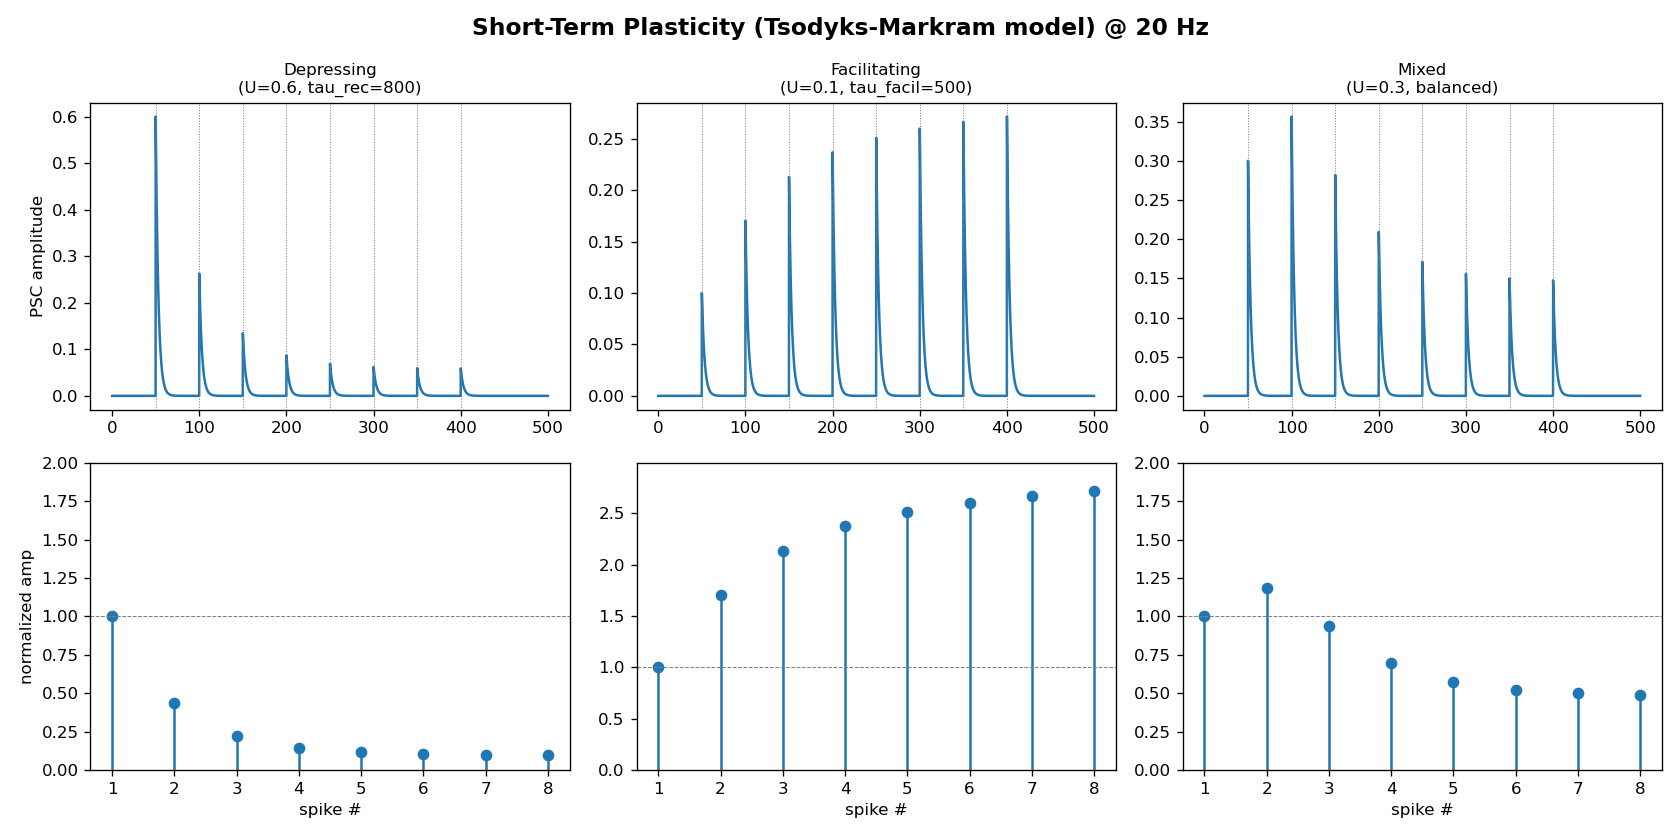

This chart was generated by the following Python code:
"""
01_STP_TsodyksMarkram.py
------------------------------------------------------------
단기 가소성 (Short-Term Plasticity, STP) - Tsodyks-Markram 모델

시냅스 전 뉴런이 연속으로 스파이크를 보낼 때, 신경전달물질의
가용 자원(resource)과 방출 확률(utilization)이 동적으로 변하여
시냅스 후 반응(PSC)이 점점 커지거나(facilitation) 작아지는(depression)
현상을 재현한다.

상태 변수
  u : 방출 확률 (utilization).  facilitation 에 의해 증가
  x : 가용 자원 비율 (0~1). 방출 후 소모되고 tau_rec 로 회복
스파이크 발생 시:
  u  <- u + U*(1-u)         (촉진)
  dI <- A * u * x           (PSC 진폭)
  x  <- x - u*x             (자원 소모)
스파이크 사이에는 u 와 x 가 각각 tau_facil, tau_rec 로 이완.
------------------------------------------------------------
"""
import numpy as np
import matplotlib.pyplot as plt


def simulate_tm(spike_times, U, tau_rec, tau_facil, A=1.0, t_max=500.0, dt=0.1):
    """Tsodyks-Markram STP 시뮬레이션. PSC 진폭 시계열을 반환."""
    t = np.arange(0, t_max, dt)
    psc = np.zeros_like(t)          # 시냅스 후 전류 파형
    amps = []                       # 각 스파이크의 PSC 진폭

    u = 0.0
    x = 1.0
    last_spk = None
    tau_decay = 3.0                 # PSC 자체의 감쇠 시정수 (ms)

    for spk in spike_times:
        if last_spk is None:
            u = U
        else:
            dt_spk = spk - last_spk
            # 스파이크 사이 이완
            u = u * np.exp(-dt_spk / tau_facil)
            x = 1.0 - (1.0 - x) * np.exp(-dt_spk / tau_rec)
            u = u + U * (1.0 - u)   # 촉진
        amp = A * u * x             # 이번 스파이크 진폭
        x = x - u * x               # 자원 소모
        amps.append(amp)
        # PSC 파형에 지수 감쇠 이벤트 추가
        idx = t >= spk
        psc[idx] += amp * np.exp(-(t[idx] - spk) / tau_decay)
        last_spk = spk

    return t, psc, np.array(amps)


def main():
    # 20 Hz 자극열 (50 ms 간격, 8발)
    spike_times = np.arange(50, 50 + 8 * 50, 50, dtype=float)

    # 세 가지 시냅스 유형: depression / facilitation / 혼합
    configs = {
        "Depressing\n(U=0.6, tau_rec=800)":   dict(U=0.6, tau_rec=800, tau_facil=10),
        "Facilitating\n(U=0.1, tau_facil=500)": dict(U=0.1, tau_rec=100, tau_facil=500),
        "Mixed\n(U=0.3, balanced)":            dict(U=0.3, tau_rec=300, tau_facil=300),
    }

    fig, axes = plt.subplots(2, 3, figsize=(14, 7))
    fig.suptitle("Short-Term Plasticity (Tsodyks-Markram model) @ 20 Hz",
                 fontsize=14, fontweight="bold")

    for col, (name, p) in enumerate(configs.items()):
        t, psc, amps = simulate_tm(spike_times, **p)

        # 윗줄: PSC 파형
        ax = axes[0, col]
        ax.plot(t, psc, color="tab:blue")
        for s in spike_times:
            ax.axvline(s, color="gray", ls=":", lw=0.6)
        ax.set_title(name, fontsize=10)
        if col == 0:
            ax.set_ylabel("PSC amplitude")

        # 아랫줄: 스파이크별 진폭 (정규화)
        ax2 = axes[1, col]
        ax2.stem(range(1, len(amps) + 1), amps / amps[0],
                 basefmt=" ", use_line_collection=True)
        ax2.set_xticks(range(1, len(amps) + 1))
        ax2.axhline(1.0, color="gray", ls="--", lw=0.6)
        ax2.set_xlabel("spike #")
        if col == 0:
            ax2.set_ylabel("normalized amp")
        ax2.set_ylim(0, max(2.0, (amps / amps[0]).max() * 1.1))

    plt.tight_layout(rect=[0, 0, 1, 0.95])
    out = "01_STP_TsodyksMarkram.png"
    plt.savefig(out, dpi=120)
    print(f"[saved] {out}")


if __name__ == "__main__":
    main()
